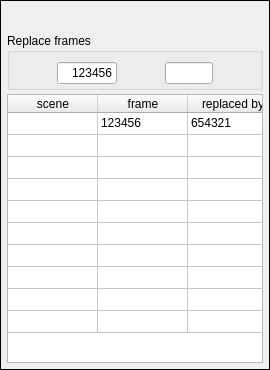
<?xml version="1.0" encoding="UTF-8"?>
<ui version="4.0">
 <class>ReplaceWidget</class>
 <widget class="QWidget" name="ReplaceWidget">
  <property name="geometry">
   <rect>
    <x>0</x>
    <y>0</y>
    <width>270</width>
    <height>370</height>
   </rect>
  </property>
  <property name="sizePolicy">
   <sizepolicy hsizetype="Maximum" vsizetype="Preferred">
    <horstretch>0</horstretch>
    <verstretch>0</verstretch>
   </sizepolicy>
  </property>
  <property name="minimumSize">
   <size>
    <width>0</width>
    <height>370</height>
   </size>
  </property>
  <property name="maximumSize">
   <size>
    <width>300</width>
    <height>16777215</height>
   </size>
  </property>
  <layout class="QVBoxLayout" name="mainLayout">
   <property name="spacing">
    <number>0</number>
   </property>
   <property name="leftMargin">
    <number>0</number>
   </property>
   <property name="topMargin">
    <number>0</number>
   </property>
   <property name="rightMargin">
    <number>0</number>
   </property>
   <property name="bottomMargin">
    <number>0</number>
   </property>
   <item>
    <widget class="QFrame" name="frame">
     <property name="frameShape">
      <enum>QFrame::Shape::Panel</enum>
     </property>
     <property name="frameShadow">
      <enum>QFrame::Shadow::Plain</enum>
     </property>
     <layout class="QVBoxLayout" name="verticalLayout_2">
      <property name="spacing">
       <number>4</number>
      </property>
      <property name="leftMargin">
       <number>6</number>
      </property>
      <property name="topMargin">
       <number>6</number>
      </property>
      <property name="rightMargin">
       <number>6</number>
      </property>
      <property name="bottomMargin">
       <number>6</number>
      </property>
      <item>
       <layout class="QHBoxLayout" name="horizontalLayout">
        <property name="spacing">
         <number>3</number>
        </property>
        <item>
         <widget class="QPushButton" name="pushButton_set_preview">
          <property name="sizePolicy">
           <sizepolicy hsizetype="Maximum" vsizetype="Maximum">
            <horstretch>0</horstretch>
            <verstretch>0</verstretch>
           </sizepolicy>
          </property>
          <property name="text">
           <string/>
          </property>
          <property name="icon">
           <iconset>
            <normaloff>../../icons/grey/eye.svg</normaloff>
            <normalon>../../icons/blue/eye.svg</normalon>
            <disabledoff>../../icons/grey/eye.svg</disabledoff>
            <disabledon>../../icons/grey/eye.svg</disabledon>../../icons/grey/eye.svg</iconset>
          </property>
          <property name="checkable">
           <bool>true</bool>
          </property>
          <property name="flat">
           <bool>true</bool>
          </property>
         </widget>
        </item>
        <item>
         <spacer name="horizontalSpacer">
          <property name="orientation">
           <enum>Qt::Orientation::Horizontal</enum>
          </property>
          <property name="sizeHint" stdset="0">
           <size>
            <width>5</width>
            <height>20</height>
           </size>
          </property>
         </spacer>
        </item>
        <item>
         <widget class="QPushButton" name="pushButton_discard">
          <property name="sizePolicy">
           <sizepolicy hsizetype="Maximum" vsizetype="Maximum">
            <horstretch>0</horstretch>
            <verstretch>0</verstretch>
           </sizepolicy>
          </property>
          <property name="text">
           <string/>
          </property>
          <property name="icon">
           <iconset>
            <normaloff>../../icons/grey/undo.svg</normaloff>
            <normalon>../../icons/purple/undo.svg</normalon>../../icons/grey/undo.svg</iconset>
          </property>
          <property name="checkable">
           <bool>false</bool>
          </property>
          <property name="autoDefault">
           <bool>false</bool>
          </property>
          <property name="flat">
           <bool>true</bool>
          </property>
         </widget>
        </item>
        <item>
         <widget class="QPushButton" name="pushButton_save">
          <property name="sizePolicy">
           <sizepolicy hsizetype="Maximum" vsizetype="Maximum">
            <horstretch>0</horstretch>
            <verstretch>0</verstretch>
           </sizepolicy>
          </property>
          <property name="text">
           <string/>
          </property>
          <property name="icon">
           <iconset>
            <normaloff>../../icons/purple/save.svg</normaloff>../../icons/purple/save.svg</iconset>
          </property>
          <property name="checkable">
           <bool>false</bool>
          </property>
          <property name="autoDefault">
           <bool>false</bool>
          </property>
          <property name="flat">
           <bool>true</bool>
          </property>
         </widget>
        </item>
       </layout>
      </item>
      <item>
       <widget class="QGroupBox" name="groupBox_replace">
        <property name="sizePolicy">
         <sizepolicy hsizetype="Maximum" vsizetype="Preferred">
          <horstretch>0</horstretch>
          <verstretch>0</verstretch>
         </sizepolicy>
        </property>
        <property name="title">
         <string>Replace frames</string>
        </property>
        <property name="checkable">
         <bool>false</bool>
        </property>
        <property name="checked">
         <bool>false</bool>
        </property>
        <layout class="QHBoxLayout" name="horizontalLayout_2">
         <property name="spacing">
          <number>4</number>
         </property>
         <property name="leftMargin">
          <number>3</number>
         </property>
         <property name="topMargin">
          <number>9</number>
         </property>
         <property name="rightMargin">
          <number>3</number>
         </property>
         <property name="bottomMargin">
          <number>3</number>
         </property>
         <item>
          <widget class="QPushButton" name="pushButton_copy">
           <property name="maximumSize">
            <size>
             <width>70</width>
             <height>16777215</height>
            </size>
           </property>
           <property name="text">
            <string/>
           </property>
           <property name="icon">
            <iconset>
             <normaloff>../../icons/blue/copy.svg</normaloff>../../icons/blue/copy.svg</iconset>
           </property>
           <property name="flat">
            <bool>true</bool>
           </property>
          </widget>
         </item>
         <item>
          <widget class="QLineEdit" name="lineEdit_frame_no">
           <property name="sizePolicy">
            <sizepolicy hsizetype="Maximum" vsizetype="Fixed">
             <horstretch>0</horstretch>
             <verstretch>0</verstretch>
            </sizepolicy>
           </property>
           <property name="minimumSize">
            <size>
             <width>60</width>
             <height>0</height>
            </size>
           </property>
           <property name="maximumSize">
            <size>
             <width>70</width>
             <height>16777215</height>
            </size>
           </property>
           <property name="text">
            <string>123456</string>
           </property>
           <property name="alignment">
            <set>Qt::AlignmentFlag::AlignRight|Qt::AlignmentFlag::AlignTrailing|Qt::AlignmentFlag::AlignVCenter</set>
           </property>
           <property name="readOnly">
            <bool>true</bool>
           </property>
          </widget>
         </item>
         <item>
          <widget class="QPushButton" name="pushButton_paste">
           <property name="text">
            <string/>
           </property>
           <property name="icon">
            <iconset>
             <normaloff>../../icons/grey/arrow-left.svg</normaloff>
             <normalon>../../icons/blue/arrow-left.svg</normalon>../../icons/grey/arrow-left.svg</iconset>
           </property>
           <property name="flat">
            <bool>true</bool>
           </property>
          </widget>
         </item>
         <item>
          <widget class="QLineEdit" name="lineEdit_replaced_by">
           <property name="sizePolicy">
            <sizepolicy hsizetype="Maximum" vsizetype="Fixed">
             <horstretch>0</horstretch>
             <verstretch>0</verstretch>
            </sizepolicy>
           </property>
           <property name="maximumSize">
            <size>
             <width>70</width>
             <height>16777215</height>
            </size>
           </property>
           <property name="alignment">
            <set>Qt::AlignmentFlag::AlignRight|Qt::AlignmentFlag::AlignTrailing|Qt::AlignmentFlag::AlignVCenter</set>
           </property>
           <property name="readOnly">
            <bool>true</bool>
           </property>
          </widget>
         </item>
         <item>
          <widget class="QPushButton" name="pushButton_remove">
           <property name="text">
            <string/>
           </property>
           <property name="icon">
            <iconset>
             <normaloff>../../icons/grey/eraser.svg</normaloff>
             <normalon>../../icons/blue/eraser.svg</normalon>../../icons/grey/eraser.svg</iconset>
           </property>
           <property name="flat">
            <bool>true</bool>
           </property>
          </widget>
         </item>
        </layout>
       </widget>
      </item>
      <item>
       <widget class="QTableWidget" name="tableWidget_replace">
        <property name="sizePolicy">
         <sizepolicy hsizetype="MinimumExpanding" vsizetype="Expanding">
          <horstretch>0</horstretch>
          <verstretch>0</verstretch>
         </sizepolicy>
        </property>
        <property name="frameShape">
         <enum>QFrame::Shape::StyledPanel</enum>
        </property>
        <property name="frameShadow">
         <enum>QFrame::Shadow::Sunken</enum>
        </property>
        <property name="horizontalScrollBarPolicy">
         <enum>Qt::ScrollBarPolicy::ScrollBarAlwaysOff</enum>
        </property>
        <property name="editTriggers">
         <set>QAbstractItemView::EditTrigger::SelectedClicked</set>
        </property>
        <property name="showDropIndicator" stdset="0">
         <bool>false</bool>
        </property>
        <property name="dragDropOverwriteMode">
         <bool>false</bool>
        </property>
        <property name="selectionMode">
         <enum>QAbstractItemView::SelectionMode::ContiguousSelection</enum>
        </property>
        <property name="selectionBehavior">
         <enum>QAbstractItemView::SelectionBehavior::SelectRows</enum>
        </property>
        <property name="sortingEnabled">
         <bool>false</bool>
        </property>
        <property name="rowCount">
         <number>10</number>
        </property>
        <attribute name="horizontalHeaderDefaultSectionSize">
         <number>90</number>
        </attribute>
        <attribute name="horizontalHeaderStretchLastSection">
         <bool>true</bool>
        </attribute>
        <attribute name="verticalHeaderVisible">
         <bool>false</bool>
        </attribute>
        <attribute name="verticalHeaderMinimumSectionSize">
         <number>22</number>
        </attribute>
        <attribute name="verticalHeaderDefaultSectionSize">
         <number>22</number>
        </attribute>
        <row/>
        <row/>
        <row/>
        <row/>
        <row/>
        <row/>
        <row/>
        <row/>
        <row/>
        <row/>
        <column>
         <property name="text">
          <string>scene</string>
         </property>
        </column>
        <column>
         <property name="text">
          <string>frame</string>
         </property>
        </column>
        <column>
         <property name="text">
          <string>replaced by</string>
         </property>
        </column>
        <item row="0" column="1">
         <property name="text">
          <string>123456</string>
         </property>
        </item>
        <item row="0" column="2">
         <property name="text">
          <string>654321</string>
         </property>
        </item>
       </widget>
      </item>
     </layout>
    </widget>
   </item>
  </layout>
 </widget>
 <resources/>
 <connections/>
</ui>
